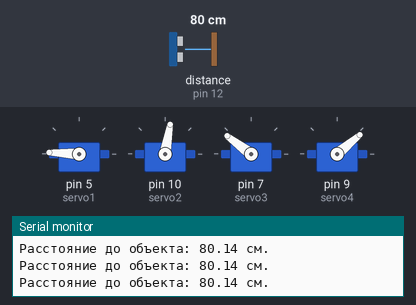
Bench run of a sketch on a simulated Arduino Uno, built with avr-gcc and run on an emulated ATmega328P. Parts: 4 × servo, the last lines printed to the serial monitor. Inputs (shaded band) come from the test bench; at power-on: distance to the obstacle (sensor on pin 12) 80 cm. The echo pulse lasts 58.3 µs per cm.

Above: at 9.0 s.
9.1 s: distance to the obstacle (sensor on pin 12) set to 11 cm
12.1 s: distance to the obstacle (sensor on pin 12) set to 8 cm
At 13.5 s:
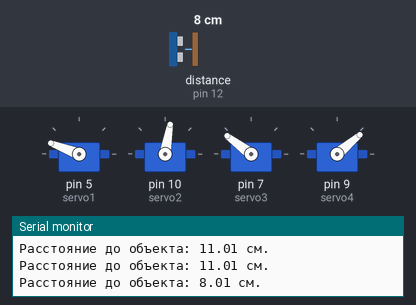
At 14.82 s:
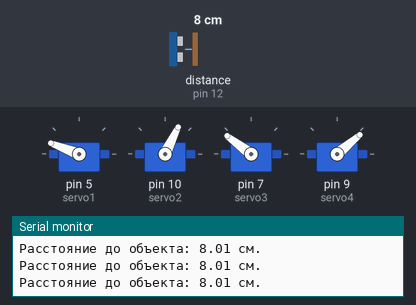
15.1 s: distance to the obstacle (sensor on pin 12) set to 5 cm
18.1 s: distance to the obstacle (sensor on pin 12) set to 2 cm
At 21.7 s:
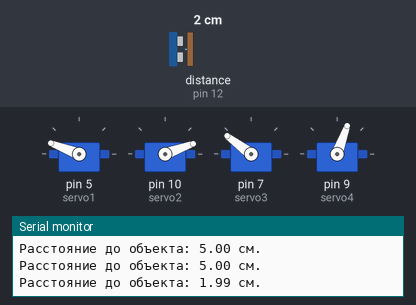
Timing chart, 0 to 34.2 s (numbered marks = the images above; inputs shaded):
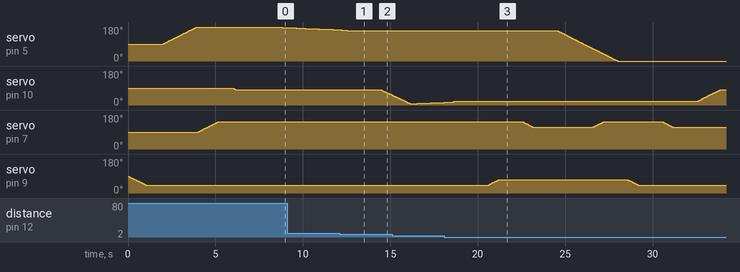

Measured:
- the behaviour switches between 10 and 9 cm on distance to the obstacle (sensor on pin 12) (found by bisection; images 0 and 1)
- the behaviour switches between 4 and 3 cm on distance to the obstacle (sensor on pin 12) (found by bisection; images 2 and 3)
- after the input at 12.1 s, servo on pin 10 (servo2): moves from 80° to 53° over 0.59 s, starting after 2.4 s
- after the input at 18.1 s, servo on pin 5 (servo1): moves from 159° to 0° over 3.4 s, starting after 6.5 s; servo on pin 9 (servo4): rises from 40° to 70° in 0.62 s, then falls to 40° in 8.0 s
- by itself, servo on pin 5 (servo1): rises from 90° to 180° in 1.9 s, then falls to 176° in 5.1 s

The sketch:

sketch_apr1a.ino
```cpp
#include <VarSpeedServo.h>
// Подключаем библиотеку VarSpeedServo, которая позволяет
//управлять сервоприводами с заданной скоростью

// Пины для работы с ультразвуковым датчиком расстояния
#define PIN_TRIG 13 // 13 пин для триггера
#define PIN_ECHO 12 // 12 пин для эха

// Создаем объекты для управления четырьмя сервоприводами
VarSpeedServo servo1;
// Сервопривод, управляющий основанием манипулятора.
//Работает в диапазоне от 0 до 180 градусов

VarSpeedServo servo2;
// Сервопривод, отвечающий за дальность руки манипулятора.
//Работает в диапазоне от 80 до 170 градусов

VarSpeedServo servo3;
// Сервопривод, отвечающий за высоту руки манипулятора.
//Работает в диапазоне от 60 до 170 градусов

VarSpeedServo servo4; // Сервопривод, сжимающий и разжимающий
//руку манипулятора. Работает в диапазоне от 40 до 70 градусов

// Переменные для хранения данных о расстоянии
float distance; // Время отклика от датчика
float cm;       // Расстояние до объекта
int angle = 0; // Угол для перемещения груза (из варианта)

bool commandExecuted = false; // Флаг для выполнения команд (чтобы
//код выполнился один раз)

void setup()
{
    Serial.begin(9600);
// Запускаем последовательную связь для отладки и вывода данных

    // Привязываем сервоприводы к соответствующим пинам
    servo1.attach(5);
// Сервопривод, управляющий основанием манипулятора,
//привязан к 5 пину
    servo2.attach(10);
// Сервопривод, отвечающий за дальность руки манипулятора,
// привязан к 10 пину
    servo3.attach(7);
// Сервопривод, отвечающий за высоту руки манипулятора,
//привязан к 7 пину
    servo4.attach(9);
// Сервопривод, сжимающий и разжимающий руку манипулятора,
//привязан к 9 пину

    // Настраиваем пины ультразвукового датчика
    pinMode(PIN_TRIG, OUTPUT); // Пин для триггера
    pinMode(PIN_ECHO, INPUT);  // Пин для эха
}

void loop()
{
    if (!commandExecuted)
    { // Проверяем, если команды еще не выполнены
        servo4.slowmove(40, 30); // Разжимаем руку манипулятора
        delay(2000);           // Задержка для выполнения дви-жения

        servo1.slowmove(180, 30);
// Поворачиваем основание вправо на 180 градусов
        delay(2000);           // Задержка для выполнения дви-жения

        servo3.slowmove(143, 30);
// Опускаем руку манипулятора пониже
        delay(2000);           // Задержка для выполнения дви-жения

        servo2.slowmove(80, 30);
// Приближаем руку манипулятора к основанию, чтобы увеличить
//рабочую площадь
        delay(2000);           // Задержка для выполнения дви-жения

// Цикл для поиска груза, угол меняется от 180 градусов до 0
        for (int x = 180; x >= 0; x--)
        {
            servo1.slowmove(x, 30);
// Плавно поворачиваем основание вправо
            delay(10);         // Задержка для выполнения дви-жения

            // Получаем данные с ультразвукового датчика
            digitalWrite(PIN_TRIG, LOW);
//Устанавливаем пин PIN_TRIG в состояние LOW
            delayMicroseconds(5);
//Пауза длительностью 5 микросекунд
            digitalWrite(PIN_TRIG, HIGH);
// Отправляем ультразвуковой импульс
            delayMicroseconds(10);
//Пауза длительностью 10 микросекунд
            digitalWrite(PIN_TRIG, LOW);
// Возвращаем PIN_TRIG в состояние LOW

            distance = pulseIn(PIN_ECHO, HIGH);
// Считываем время отраженного импульса
            cm = (distance / 2) / 29.1;
// Переводим время в расстояние
// Выводим на монитор переменную cm для наблюдения за поведени-ем //манипулятора:
            Serial.print("Расстояние до объекта: ");
            Serial.print(cm);
            Serial.println(" см.");

            delay(250); // Пауза для обновления данных

            if (cm < 10)
            { // Если объект ближе 10 см
                servo1.slowmove(x - 5, 30);
// Поворачиваем основание правее, потому что УЗ датчик
//моментально реагирует на груз и сервопривод не успевает дойти
//до нужного положения
                delay(2000);// Задержка для выполнения движения
                break;
// Выходим из цикла, так как груз был найден
            }
        }

        // Цикл для нащупывания груза
        for (int y; y <= 170; y++)
        {
            servo2.slowmove(y, 30);
// Плавно приближаем руку манипулятора к грузу
            delay(5);     // Задержка для выполнения движения

            // Получаем данные с ультразвукового датчика
            digitalWrite(PIN_TRIG, LOW);
//Устанавливаем пин PIN_TRIG в состояние LOW
            delayMicroseconds(5);
//Пауза длительностью 5 микросекунд
            digitalWrite(PIN_TRIG, HIGH);
// Отправляем ультразвуковой импульс
            delayMicroseconds(10);
// Пауза длительностью 10 микросекунд
            digitalWrite(PIN_TRIG, LOW);
// Возвращаем PIN_TRIG в состояние LOW

            distance = pulseIn(PIN_ECHO, HIGH);
// Считываем время отраженного импульса
            cm = (distance / 2) / 29.1;
// Переводим время в расстояние
// Выводим на монитор переменную cm для наблюдения за поведени-ем //манипулятора:
            Serial.print("Расстояние до объекта: ");
            Serial.print(cm);
            Serial.println(" см.");

            delay(250); // Пауза для обновления данных

            if (cm < 4)
            { // Если объект ближе 3 см
                servo2.slowmove(y + 5, 30);
// Чуть-чуть приближаем руку манипулятора к грузу, потому что УЗ
//датчик моментально реагирует на груз и сервопривод не успева-ет
//дойти до нужного положения
                delay(2000);  // Задержка для выполнения движе-ния
                servo4.slowmove(70, 30);
// Сжимаем руку манипулятора, чтобы схватить груз
                delay(2000);  // Задержка для выполнения движе-ния
                break;
// Выходим из цикла, так как груз был зафиксирован
            }
        }

        // Процесс переноса груза в заданную точку
        servo3.slowmove(115, 30); // Поднимаем руку манипулято-ра
        delay(2000);   // Задержка для выполнения движения

        servo1.slowmove(angle, 30);
// Основание поворачиваем в заданный угол
        delay(2000);   // Задержка для выполнения движения

        servo3.slowmove(143, 30);
// Опускаем руку манипулятора пониже, чтобы аккуратно положить //груз
        delay(2000);         // Задержка для выполнения движе-ния

        servo4.slowmove(40, 30);
// Разжимаем руку манипулятора, чтобы отпустить груз
        delay(2000);         // Задержка для выполнения движе-ния

        servo3.slowmove(115, 30);
// Поднимаем руку манипулятора, чтобы занять исходное положение
//и при этом не задеть груз
        delay(2000);

        servo2.slowmove(80, 30);
// Приближаем руку манипулятора ближе к основанию, чтобы занять
//исходное положение
        delay(2000);        // Задержка для выполнения движения

        servo1.slowmove(90, 30); // Выравниваем основание
        delay(2000);          // Задержка для выполнения движе-ния

        commandExecuted = true;
// Устанавливаем флаг, чтобы код не повторялся
    }
}
```
